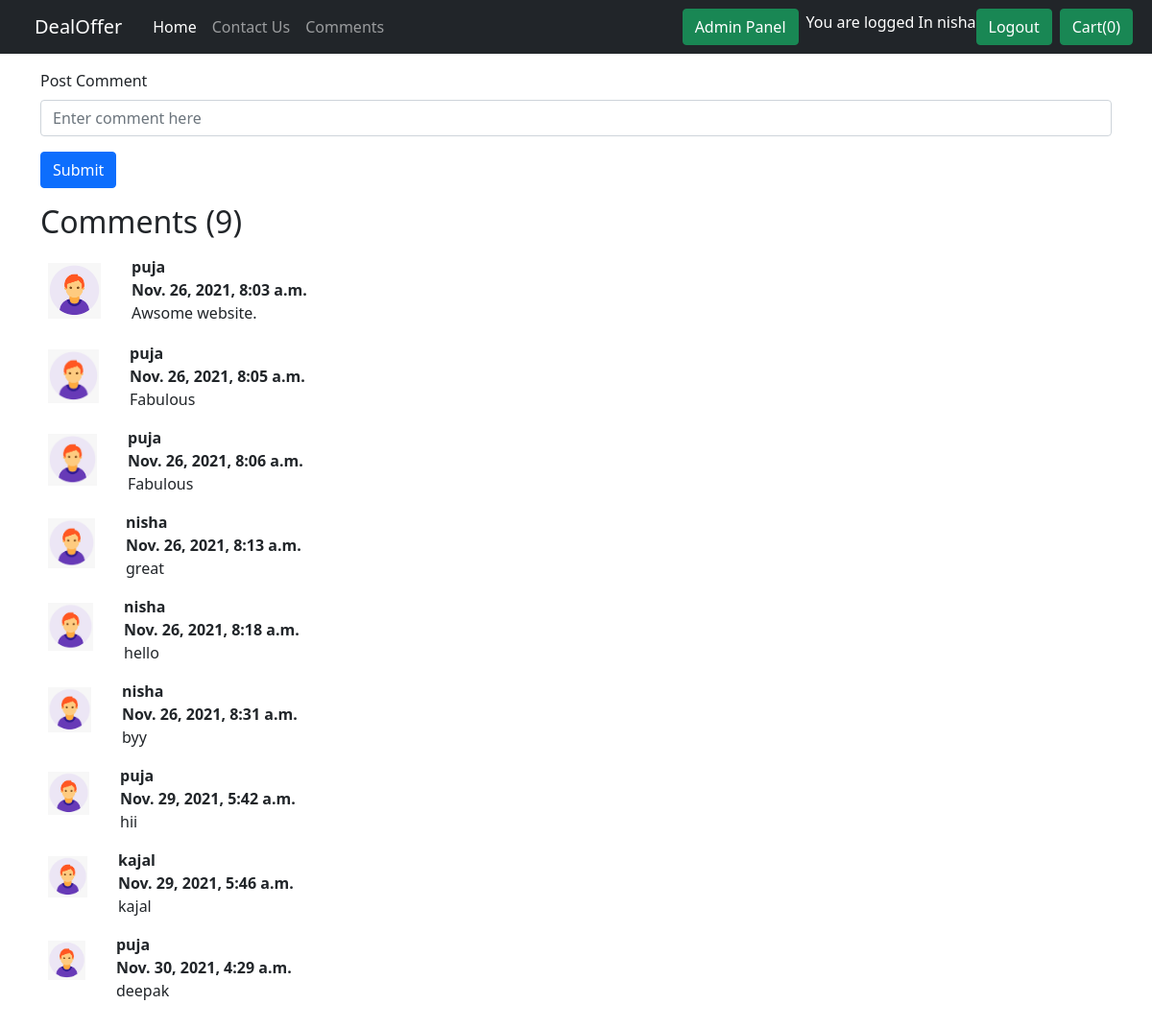
Page /shop/comment (signed in) on the committed database.
### shop/models.py (models this page shows, shortened)
class Comment(models.Model):
    sno= models.AutoField(primary_key=True)
    comments=models.TextField()
    user=models.ForeignKey(User, on_delete=models.CASCADE)
    parent=models.ForeignKey('self',on_delete=models.CASCADE, null=True )
    timestamp= models.DateTimeField(default=now)

### shop/views.py (the view)
# urls.py: path('comment',views.comments,name="comment"),
def comments(request):
    if request.method=="POST":
        comments=request.POST.get('comment')
        user=request.user
        comment=Comment(comments=comments,user=user)
        comment.save()
        messages.info(request,"Comment Succesfully Added")
    text=Comment.objects.all
    return render(request,'comment.html',{'comments':text})

### shop/templates/comment.html (shortened to what this page needs)
{%extends 'base.html' %}
{% block body%}
{% load static %}
{%if user.is_authenticated %}
<div class="container my-3">
    <form action="/shop/comment" method="post">
        <div class="mb-3">
            <label for="comment" class="form-label">Post Comment</label>
            <input type="text" class="form-control" id="comment" name="comment" placeholder="Enter comment here">
        </div>
        <div class="mb-3">
            <button type="submit" class="btn btn-primary">Submit</button>
          </div>
       </form>
        </div>
{%else%}
    <div class="container my-3">
        <P><b>PLEASE LOGIN TO POST THE COMMENT</b></P>
    </div>
{%endif%}
<div class="container">
    <h2>Comments ({{comments.count}})</h2>
    {% for comment in comments%}
    <div class="row my-3">
        <div class="col-md-1">
            <img class="rounded mx-auto d-block w-100 p-2" src="{%static '/img/user1.png' %}" alt="user">
        </div>
        <div class="col-md-11">
        <div><b>{{comment.user}} </b> </div>
        <div ><b>{{comment.timestamp}}</b></div>
        <div>
            {{comment.comments}}
        </div>
        </div>
{%endfor%}
    </div>
{%endblock%}

### shop/templates/base.html (shortened to what this page needs)
<!doctype html>
<html lang="en">
  <head>
    <link href="https://cdn.jsdelivr.net/npm/bootstrap@5.0.2/dist/css/bootstrap.min.css" rel="stylesheet">
  </head>
  <body>
    <nav class="navbar navbar-expand-lg navbar-dark bg-dark">
        <div class="container-fluid">
          <a class="navbar-brand mx-4" href="/shop">DealOffer</a>
          <div class="collapse navbar-collapse" id="navbarSupportedContent">
            <ul class="navbar-nav me-auto mb-2 mb-lg-0">
              <li class="nav-item">
                <a class="nav-link active" aria-current="page" href="/shop">Home</a>
              </li>
              <li class="nav-item">
                <a class="nav-link" href="/shop/contact">Contact Us</a>
              </li>
              <li class="nav-item">
                <a class="nav-link" href="/shop/comment">Comments</a>
              </li>
            </ul>
            <a href="/admin"><button class="btn btn-success mx-2" type="submit">Admin Panel</button></a>
 {% if user.is_authenticated %}
 <h6 class="mr-2">You are logged In {{request.user}}</h6>
 <a href="/shop/userlogout"><button type="button" class="btn btn-success mr-2" data-toggle="modal" data-target="#loginModal">
  Logout
  </button></a>
{%endif%}
<button type="button" class="btn btn-success mx-2" id="popcart" data-html="true" data-bs-container="body" data-bs-toggle="popover" data-bs-placement="bottom" data-bs-content="Bottom popover">
  Cart(<span id="count">0</span>)
</button>
      </nav>
      {%block body%} {%endblock%}
  </body>
  </html>

### shop/templates/base.html (style rules this page uses)
h6 { color: white; }

### rows in the picture
Comment: user "puja", timestamp "Nov. 26, 2021, 8:03 a.m.", comments "Awsome website."
Comment: user "puja", timestamp "Nov. 26, 2021, 8:05 a.m.", comments "Fabulous"
Comment: user "puja", timestamp "Nov. 26, 2021, 8:06 a.m.", comments "Fabulous"
Comment: user "nisha", timestamp "Nov. 26, 2021, 8:13 a.m.", comments "great"
Comment: user "nisha", timestamp "Nov. 26, 2021, 8:18 a.m.", comments "hello"
Comment: user "nisha", timestamp "Nov. 26, 2021, 8:31 a.m.", comments "byy"
Comment: user "puja", timestamp "Nov. 29, 2021, 5:42 a.m.", comments "hii"
Comment: user "kajal", timestamp "Nov. 29, 2021, 5:46 a.m.", comments "kajal"
Comment: user "puja", timestamp "Nov. 30, 2021, 4:29 a.m.", comments "deepak"

### other values in the picture
{{ request.user }} "nisha"
{{ comments.count }} "9"
